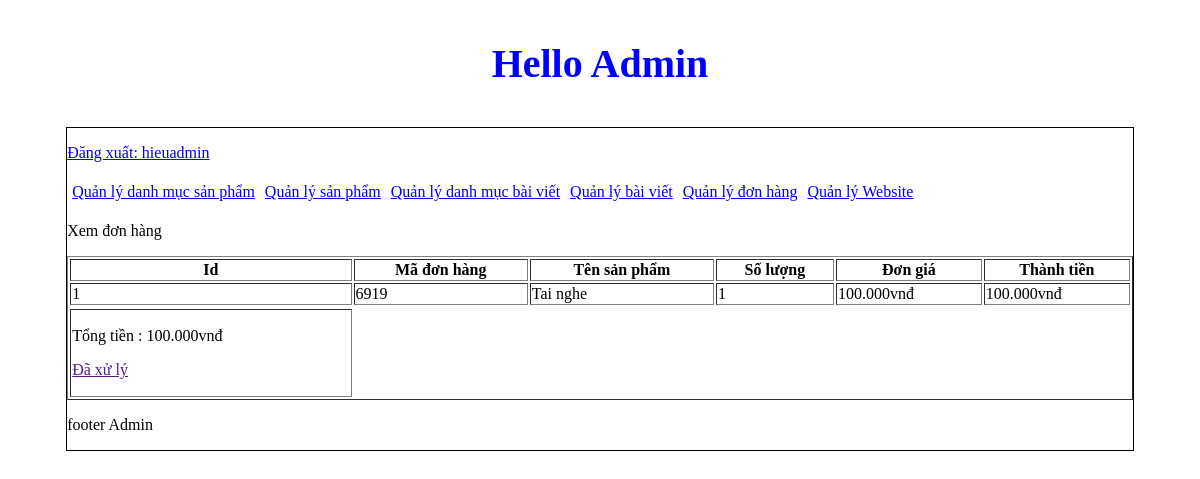
Page /admin/index.php?action=donhang&query=xemdonhang&code=6919 (signed in) on the committed database.
### tables this page shows
CREATE TABLE `tbl_cart_details` (
  `id_cart_details` int(11) NOT NULL,
  `code_cart` varchar(10) NOT NULL,
  `id_sanpham` int(11) NOT NULL,
  `soluongmua` int(11) NOT NULL
);

CREATE TABLE `tbl_sanpham` (
  `id_sanpham` int(11) NOT NULL,
  `tensanpham` varchar(250) NOT NULL,
  `masp` varchar(100) NOT NULL,
  `giasp` varchar(50) NOT NULL,
  `soluong` int(11) NOT NULL,
  `hinhanh` varchar(100) NOT NULL,
  `tomtat` text NOT NULL,
  `noidung` text NOT NULL,
  `tinhtrang` int(11) NOT NULL,
  `id_danhmuc` int(11) NOT NULL
);

### admin/modules/quanlydonhang/xemdonhang.php (the view)
<P>Xem đơn hàng</P>
<?php
    $code = $_GET['code'];
    $sql_lietke_dh = "SELECT * FROM tbl_cart_details,tbl_sanpham WHERE tbl_cart_details.id_sanpham = tbl_sanpham.id_sanpham AND
        tbl_cart_details.code_cart = '".$code."' ORDER BY tbl_cart_details.id_cart_details ASC";
    $query_lietke_dh = mysqli_query($mysqli,$sql_lietke_dh);
?>
    <table style="width:100%" border="1" style="border-collapse: collapse;">
        <tr>
            <th>Id</th>
            <th>Mã đơn hàng</th>
            <th>Tên sản phẩm</th>
            <th>Số lượng</th>
            <th>Đơn giá</th>
            <th>Thành tiền</th>
        </tr>
        <?php
        $i = 0;
        $tongtien = 0;
        while($row = mysqli_fetch_array($query_lietke_dh)){
            $i++;
            $thanhtien = $row['giasp']*$row['soluongmua'];
            $tongtien += $thanhtien;
        ?>
        <tr>
            <td><?php echo $i ?></td>
            <td><?php echo $row['code_cart'] ?></td>
            <td><?php echo $row['tensanpham'] ?></td>
            <td><?php echo $row['soluongmua'] ?></td>
            <td><?php echo number_format($row['giasp'],0,',','.').'vnđ' ?></td>
            <td><?php echo number_format($row['giasp'] * $row['soluongmua'],0,',','.').'vnđ' ?></td>
        <tr>
        <?php
        }
        ?>
        <tr>
            <td collapse="6">
                <p>Tổng tiền : <?php echo number_format($tongtien,0,',','.').'vnđ' ?></p>
                <p><a href="">Đã xử lý</a></p>
            </td>
        </tr>
    </table>

### rows in the picture
tbl_cart_details: code_cart "6919", id_sanpham.tensanpham "Tai nghe", soluongmua "1", id_sanpham.giasp "100.000", $row['giasp'] * $row['soluongmua'] "100.000"

### other values in the picture
$_SESSION['dangnhap'] "hieuadmin"
$tongtien "100.000"
